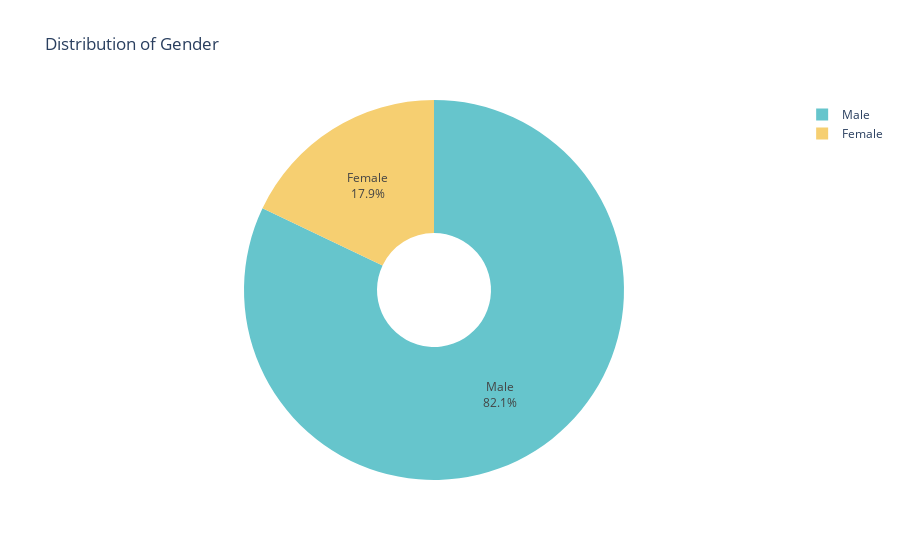
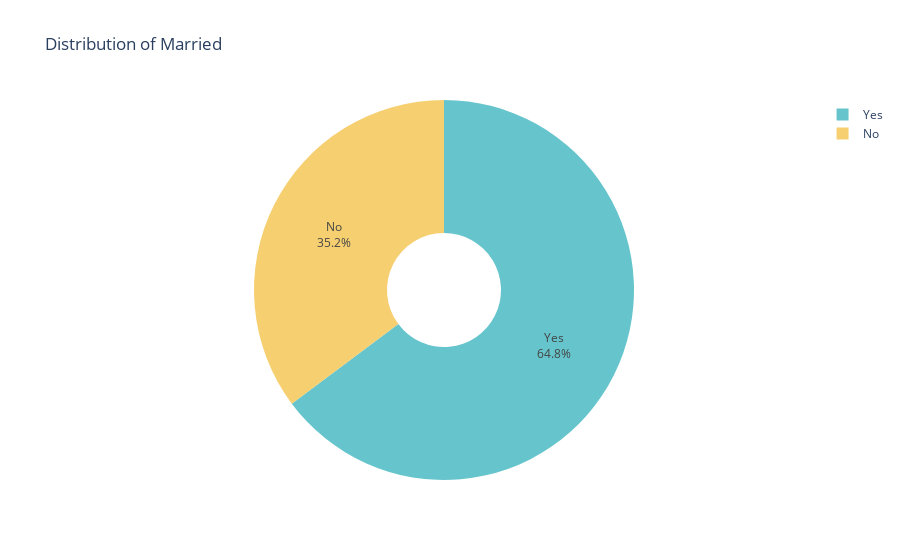
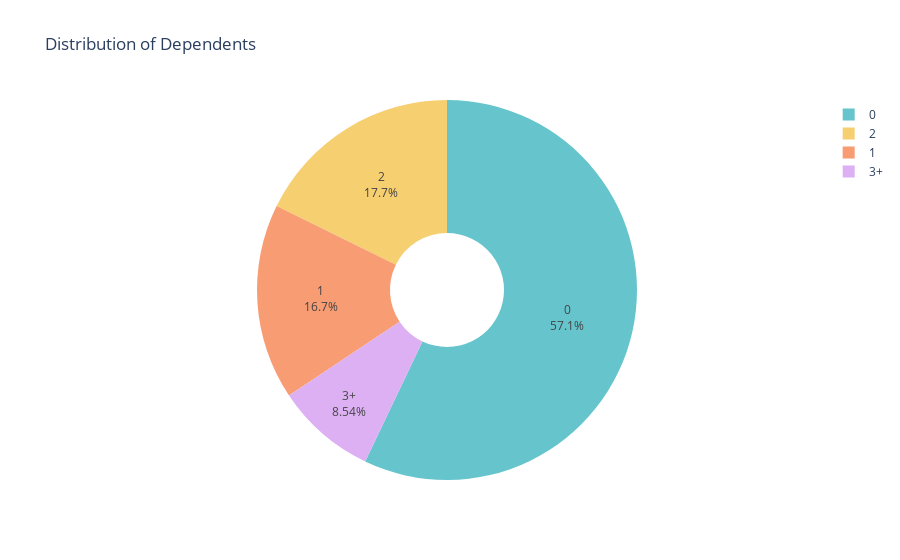
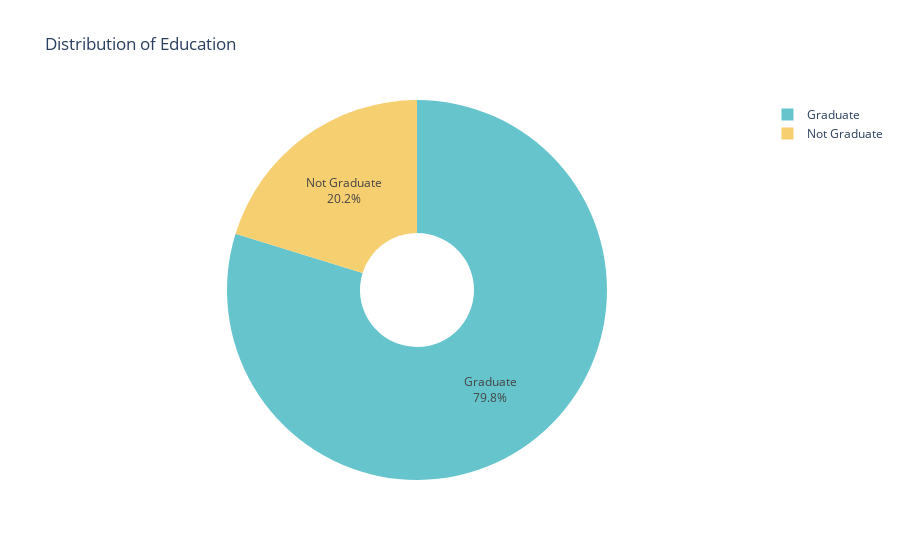

The cell these charts' notebook holds for them, in order:
### Markdown cell above
# DATA VISUALISATION

### Code cell
# Function to generate visualizations for categorical variables
def plot_categorical_variable(df, column):
    # Pie chart
    counts = df[column].value_counts()
    fig_pie = px.pie(
        names=counts.index, 
        values=counts.values, 
        title=f'Distribution of {column}',
        hole=0.3,
        color_discrete_sequence=px.colors.qualitative.Pastel
    )
    fig_pie.update_traces(textinfo='percent+label')
    
    return fig_pie

# Generate visualizations for each categorical variable
categorical_vars = ['Gender', 'Married', 'Dependents', 'Education', 'Self_Employed', 'Property_Area', 'Loan_Status']
visualizations = {var: plot_categorical_variable(df, var) for var in categorical_vars}

# Function to analyze Loan_Status based on other variables
def plot_loan_status_breakdown(df, vars_to_analyze):
    # Create a grid of subplots
    fig = make_subplots(
        rows=len(vars_to_analyze), 
        cols=1, 
        subplot_titles=[f'Distribution of Loan Status by {var}' for var in vars_to_analyze],
        vertical_spacing=0.1
    )
    
    # Colors for Loan_Status
    colors = {'Y': 'green', 'N': 'red'}
    
    # For each variable
    for i, var in enumerate(vars_to_analyze, 1):
        # Group data by variable and loan status
        grouped = df.groupby([var, 'Loan_Status']).size().unstack(fill_value=0)
        
        # Create stacked bar charts
        for status in ['Y', 'N']:
            trace = go.Bar(
                x=grouped.index, 
                y=grouped[status], 
                name=f'Loan Status {status}', 
                marker_color=colors[status],
                text=grouped[status],
                textposition='inside'
            )
            fig.add_trace(trace, row=i, col=1)
        
        # Update axes layout
        fig.update_xaxes(title_text=var, row=i, col=1)
        fig.update_yaxes(title_text='Number of Loans', row=i, col=1)
    
    # Update layout
    fig.update_layout(
        height=300 * len(vars_to_analyze), 
        title_text='Loan Status Breakdown by Variables',
        barmode='stack'
    )
    
    return fig

# Variables to analyze
vars_to_analyze = ['Gender', 'Married', 'Dependents', 'Education', 'Self_Employed', 'Property_Area']

# Generate the loan status breakdown chart
loan_status_breakdown = plot_loan_status_breakdown(df, vars_to_analyze)

print("### Detailed Statistics ###")
for var in categorical_vars:
    print(f"\n{var} :")
    print(df[var].value_counts())
    print(df[var].value_counts(normalize=True).map('{:.2%}'.format))
    
    # Display pie chart visualization
    print(f"\nVisualization of {var} :")
    visualizations[var].show()

# Display loan status breakdown chart
print("\nLoan Status Breakdown by Variables:")
loan_status_breakdown.show()

### Figure 1 — Plotly figure (JSON) as saved in the notebook; plotly's stock layout.template omitted (floating-point values rounded to 4 significant figures)
{"data": [{"domain": {"x": [0, 1], "y": [0, 1]}, "hole": 0.3, "hovertemplate": "label=%{label}<br>value=%{value}<extra></extra>", "labels": ["Male", "Female"], "legendgroup": "", "name": "", "showlegend": true, "textinfo": "percent+label", "type": "pie", "values": [394, 86]}], "layout": {"legend": {"tracegroupgap": 0}, "piecolorway": ["rgb(102, 197, 204)", "rgb(246, 207, 113)", "rgb(248, 156, 116)", "rgb(220, 176, 242)", "rgb(135, 197, 95)", "rgb(158, 185, 243)", "rgb(254, 136, 177)", "rgb(201, 219, 116)", "rgb(139, 224, 164)", "rgb(180, 151, 231)", "rgb(179, 179, 179)"], "title": {"text": "Distribution of Gender"}}}

### Figure 2 — Plotly figure (JSON) as saved in the notebook; plotly's stock layout.template omitted (floating-point values rounded to 4 significant figures)
{"data": [{"domain": {"x": [0, 1], "y": [0, 1]}, "hole": 0.3, "hovertemplate": "label=%{label}<br>value=%{value}<extra></extra>", "labels": ["Yes", "No"], "legendgroup": "", "name": "", "showlegend": true, "textinfo": "percent+label", "type": "pie", "values": [311, 169]}], "layout": {"legend": {"tracegroupgap": 0}, "piecolorway": ["rgb(102, 197, 204)", "rgb(246, 207, 113)", "rgb(248, 156, 116)", "rgb(220, 176, 242)", "rgb(135, 197, 95)", "rgb(158, 185, 243)", "rgb(254, 136, 177)", "rgb(201, 219, 116)", "rgb(139, 224, 164)", "rgb(180, 151, 231)", "rgb(179, 179, 179)"], "title": {"text": "Distribution of Married"}}}

### Figure 3 — Plotly figure (JSON) as saved in the notebook; plotly's stock layout.template omitted (floating-point values rounded to 4 significant figures)
{"data": [{"domain": {"x": [0, 1], "y": [0, 1]}, "hole": 0.3, "hovertemplate": "label=%{label}<br>value=%{value}<extra></extra>", "labels": ["0", "2", "1", "3+"], "legendgroup": "", "name": "", "showlegend": true, "textinfo": "percent+label", "type": "pie", "values": [274, 85, 80, 41]}], "layout": {"legend": {"tracegroupgap": 0}, "piecolorway": ["rgb(102, 197, 204)", "rgb(246, 207, 113)", "rgb(248, 156, 116)", "rgb(220, 176, 242)", "rgb(135, 197, 95)", "rgb(158, 185, 243)", "rgb(254, 136, 177)", "rgb(201, 219, 116)", "rgb(139, 224, 164)", "rgb(180, 151, 231)", "rgb(179, 179, 179)"], "title": {"text": "Distribution of Dependents"}}}

### Figure 4 — Plotly figure (JSON) as saved in the notebook; plotly's stock layout.template omitted (floating-point values rounded to 4 significant figures)
{"data": [{"domain": {"x": [0, 1], "y": [0, 1]}, "hole": 0.3, "hovertemplate": "label=%{label}<br>value=%{value}<extra></extra>", "labels": ["Graduate", "Not Graduate"], "legendgroup": "", "name": "", "showlegend": true, "textinfo": "percent+label", "type": "pie", "values": [383, 97]}], "layout": {"legend": {"tracegroupgap": 0}, "piecolorway": ["rgb(102, 197, 204)", "rgb(246, 207, 113)", "rgb(248, 156, 116)", "rgb(220, 176, 242)", "rgb(135, 197, 95)", "rgb(158, 185, 243)", "rgb(254, 136, 177)", "rgb(201, 219, 116)", "rgb(139, 224, 164)", "rgb(180, 151, 231)", "rgb(179, 179, 179)"], "title": {"text": "Distribution of Education"}}}
